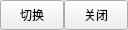
<?xml version="1.0" encoding="UTF-8"?>
<ui version="4.0">
 <class>UIAppWndTool</class>
 <widget class="QWidget" name="UIAppWndTool">
  <property name="geometry">
   <rect>
    <x>0</x>
    <y>0</y>
    <width>128</width>
    <height>30</height>
   </rect>
  </property>
  <property name="sizePolicy">
   <sizepolicy hsizetype="Fixed" vsizetype="Fixed">
    <horstretch>0</horstretch>
    <verstretch>0</verstretch>
   </sizepolicy>
  </property>
  <property name="minimumSize">
   <size>
    <width>128</width>
    <height>30</height>
   </size>
  </property>
  <property name="maximumSize">
   <size>
    <width>128</width>
    <height>30</height>
   </size>
  </property>
  <property name="windowTitle">
   <string>UIAppWndTool</string>
  </property>
  <layout class="QHBoxLayout" name="horizontalLayout">
   <property name="spacing">
    <number>0</number>
   </property>
   <property name="leftMargin">
    <number>0</number>
   </property>
   <property name="topMargin">
    <number>0</number>
   </property>
   <property name="rightMargin">
    <number>0</number>
   </property>
   <property name="bottomMargin">
    <number>0</number>
   </property>
   <item>
    <widget class="QPushButton" name="shift_pushButton">
     <property name="minimumSize">
      <size>
       <width>0</width>
       <height>30</height>
      </size>
     </property>
     <property name="text">
      <string>切换</string>
     </property>
    </widget>
   </item>
   <item>
    <widget class="QPushButton" name="close_pushButton">
     <property name="minimumSize">
      <size>
       <width>0</width>
       <height>30</height>
      </size>
     </property>
     <property name="text">
      <string>关闭</string>
     </property>
    </widget>
   </item>
  </layout>
 </widget>
 <layoutdefault spacing="6" margin="11"/>
 <resources/>
 <connections/>
</ui>
